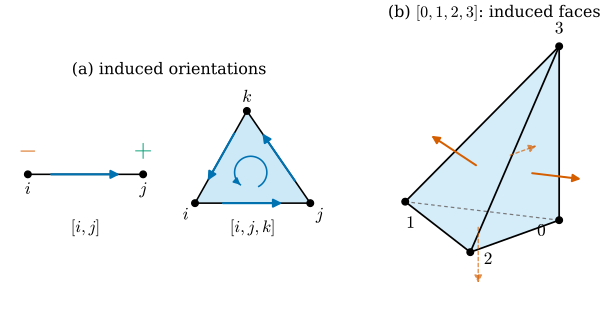

Source code (Python):
"""Figure 33.3.1: oriented simplices and the orientation they induce on their faces (Section 33.3).

(a) the oriented edge [i, j] (induced: -i, +j) and the oriented triangle [i, j, k] (induced: [j,k], [k,i], [i,j]),
    drawn in the plane with i = (0, 0), j = (1, 0), k = (0.45, 0.8) (counterclockwise, det > 0).
(b) the oriented tetrahedron [0, 1, 2, 3] with x_0 = 0, x_1 = e_1, x_2 = e_2, x_3 = e_3 (det = 1 > 0) and the unit
    normals (x_b - x_a) x (x_c - x_a) / |.| of the four induced faces [1,2,3], [0,3,2], [0,1,3], [0,2,1],
    drawn at the face centroids with length 0.35.
Self-check: dgdec.induced_boundary gives these faces with signs (+, -, +, -); every induced normal points away
from the centroid of the tetrahedron.

Run from the project root:
``PYTHONPATH=tools python3 chapters/33-combinatorial-surfaces/figures/fig-33-3-1-induced-orientation.py``
"""

import dgdec as dd
import dgmesh as dm

import dgfig  # noqa: E402

dgfig.setup()

import matplotlib.pyplot as plt  # noqa: E402
import numpy as np  # noqa: E402
from matplotlib.patches import FancyArrowPatch, Polygon  # noqa: E402

C = dgfig.COLORS
BLUE, RED = C["tangent"], C["normal"]


def arrow2(ax, p, q, color=BLUE, lw=1.6, ms=13, shrink=0.0, z=5):
    p, q = np.asarray(p, float), np.asarray(q, float)
    d = q - p
    p2, q2 = p + shrink * d, q - shrink * d
    ax.add_patch(FancyArrowPatch(p2, q2, arrowstyle="-|>", mutation_scale=ms, color=color, lw=lw, zorder=z))


fig, (axa, axb) = plt.subplots(1, 2, figsize=(6.6, 3.4), gridspec_kw=dict(width_ratios=[1.25, 1.0]))

# ---------------------------------------------------------------- (a) edge and triangle
ei, ej = np.array([0.0, 0.25]), np.array([1.0, 0.25])
axa.plot(*np.c_[ei, ej], color="black", lw=1.2, zorder=3)
arrow2(axa, ei, ej, shrink=0.18)
for p, lab, sgn, col in ((ei, "i", "-", RED), (ej, "j", "+", C["third"])):
    axa.plot(*p, "o", color="black", ms=5, zorder=6)
    axa.text(p[0], p[1] - 0.17, rf"${lab}$", ha="center", fontsize=13)
    axa.text(p[0], p[1] + 0.15, rf"$\mathbf{{{sgn}}}$", ha="center", fontsize=18, color=col)
axa.text(0.5, -0.25, r"$[i, j]$", ha="center", fontsize=12.5)

T = np.array([[1.45, 0.0], [2.45, 0.0], [1.9, 0.8]])
assert np.linalg.det(np.c_[T[1] - T[0], T[2] - T[0]]) > 0          # counterclockwise
axa.add_patch(Polygon(T, closed=True, facecolor=C["region"], alpha=0.3, edgecolor="none", zorder=1))
for a, b in ((0, 1), (1, 2), (2, 0)):
    axa.plot(*T[[a, b]].T, color="black", lw=1.2, zorder=3)
    arrow2(axa, T[a], T[b], shrink=0.22)
cen = T.mean(0)
th = np.linspace(np.deg2rad(-60), np.deg2rad(230), 60)
arc = cen + 0.14 * np.c_[np.cos(th), np.sin(th)]
axa.plot(*arc.T, color=BLUE, lw=1.2, zorder=4)
arrow2(axa, arc[-2], arc[-1], lw=1.2, ms=10)
for p, lab, off in zip(T, ("i", "j", "k"), ((-0.08, -0.1), (0.08, -0.1), (0.0, 0.12))):
    axa.plot(*p, "o", color="black", ms=5, zorder=6)
    axa.text(p[0] + off[0], p[1] + off[1], rf"${lab}$", ha="center", va="center", fontsize=13)
axa.text(1.95, -0.25, r"$[i, j, k]$", ha="center", fontsize=12.5)
axa.set_title("(a) induced orientations", fontsize=12)
dgfig.schematic_axes(axa, xlim=(-0.2, 2.65), ylim=(-0.45, 1.05))

# ---------------------------------------------------------------- (b) tetrahedron [0,1,2,3] and its induced faces
X = np.vstack([np.zeros(3), np.eye(3)])
assert np.linalg.det(X[1:] - X[0]) > 0
bd = dd.induced_boundary((0, 1, 2, 3))
assert [s for s, _ in bd] == [1, -1, 1, -1]
faces = [(1, 2, 3), (0, 3, 2), (0, 1, 3), (0, 2, 1)]       # the induced orientations, written positively
for (s, f), g in zip(bd, faces):
    assert dd.induced_orientation((0, 1, 2, 3), g) == 1 and set(f) == set(g)
cen3 = X.mean(0)
cam = dm.Ortho(elev=12, azim=120)
P = cam(X)
N = []
for f in faces:
    a, b, c = X[list(f)]
    n = np.cross(b - a, c - a)
    n /= np.linalg.norm(n)
    assert n @ ((a + b + c) / 3 - cen3) > 0                  # outward
    N.append(n)
front = [n @ cam.view > 0 for n in N]
for f, fr in zip(faces, front):
    if fr:
        axb.add_patch(Polygon(P[list(f)], closed=True, facecolor=C["region"], alpha=0.25, edgecolor="none", zorder=1))
for a, b in [(0, 1), (0, 2), (0, 3), (1, 2), (1, 3), (2, 3)]:
    vis = any(fr for f, fr in zip(faces, front) if a in f and b in f)
    axb.plot(*P[[a, b]].T, color="black" if vis else C["aux"], lw=1.3 if vis else 0.9,
             ls="-" if vis else (0, (3, 2.5)), zorder=3)
for f, n, fr in zip(faces, N, front):
    c0 = X[list(f)].mean(0)
    p0, p1 = cam(c0), cam(c0 + 0.35 * n)
    axb.add_patch(FancyArrowPatch(p0, p1, arrowstyle="-|>", mutation_scale=12, color=RED, lw=1.5 if fr else 1.0,
                                  ls="-" if fr else (0, (2.5, 2)), alpha=1.0 if fr else 0.7, zorder=6))
offs = [(-0.1, -0.06), (0.03, -0.12), (0.1, -0.04), (0.0, 0.1)]
for v in range(4):
    axb.plot(*P[v], "o", color="black", ms=5, zorder=7)
    axb.text(P[v, 0] + offs[v][0], P[v, 1] + offs[v][1], rf"${v}$", fontsize=13, ha="center", va="center")
axb.set_title(r"(b) $[0, 1, 2, 3]$: induced faces", fontsize=12)
allp = np.vstack([P] + [cam(X[list(f)].mean(0) + 0.35 * n)[None] for f, n in zip(faces, N)])
dgfig.schematic_axes(axb, xlim=(allp[:, 0].min() - 0.15, allp[:, 0].max() + 0.15),
                     ylim=(allp[:, 1].min() - 0.15, allp[:, 1].max() + 0.12))
fig.subplots_adjust(left=0.01, right=0.99, top=0.9, bottom=0.02, wspace=0.1)
dgfig.save(fig, __file__)
